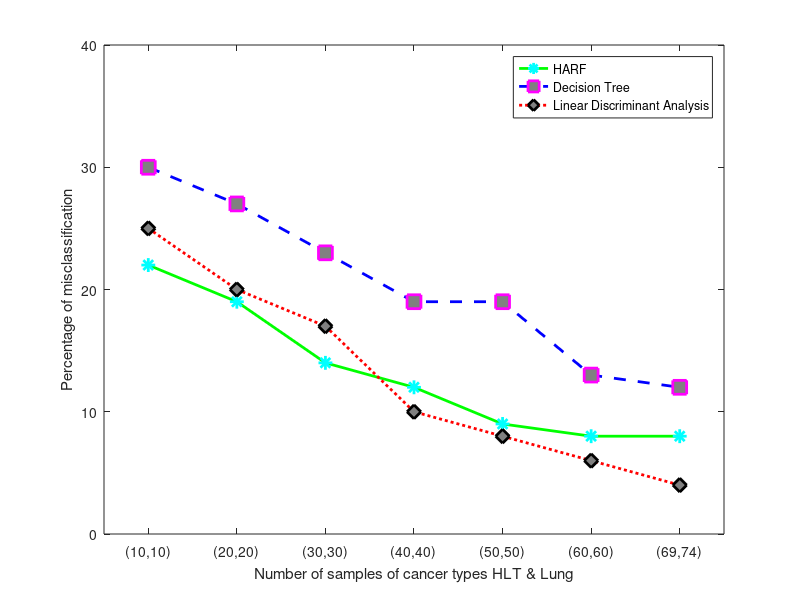

Here is the MATLAB script that generated this plot:
clear; clc; close all;

HARF=[22 19 14 12 9 8 8];
DT=[30 27 23 19 19 13 12];
LDA=[25 20 17 10 8 6 4];
KNN=[26 19 16 11 9 6 5];
figure
plot(20:20:140,HARF,'-g*','LineWidth',2,'MarkerSize',10,'MarkerEdgeColor','c','MarkerFaceColor',[0.5,0.5,0.5]); hold on
plot(20:20:140,DT,'--bs','LineWidth',2,'MarkerSize',10,'MarkerEdgeColor','m','MarkerFaceColor',[0.5,0.5,0.5])
plot(20:20:140,LDA,':rd','LineWidth',2,'MarkerSize',10,'MarkerEdgeColor','k','MarkerFaceColor',[0.5,0.5,0.5])
% plot(20:20:140,KNN)
xticks([20 40 60 80 100 120 140])
xticklabels({'(10,10)','(20,20)','(30,30)','(40,40)','(50,50)','(60,60)','(69,74)'})
%yticks([-1 -0.5 0 0.5 1])
xlabel('Number of samples of cancer types HLT & Lung')
ylabel('Percentage of misclassification')
axis([10 150 0 40])
legend('HARF','Decision Tree','Linear Discriminant Analysis')